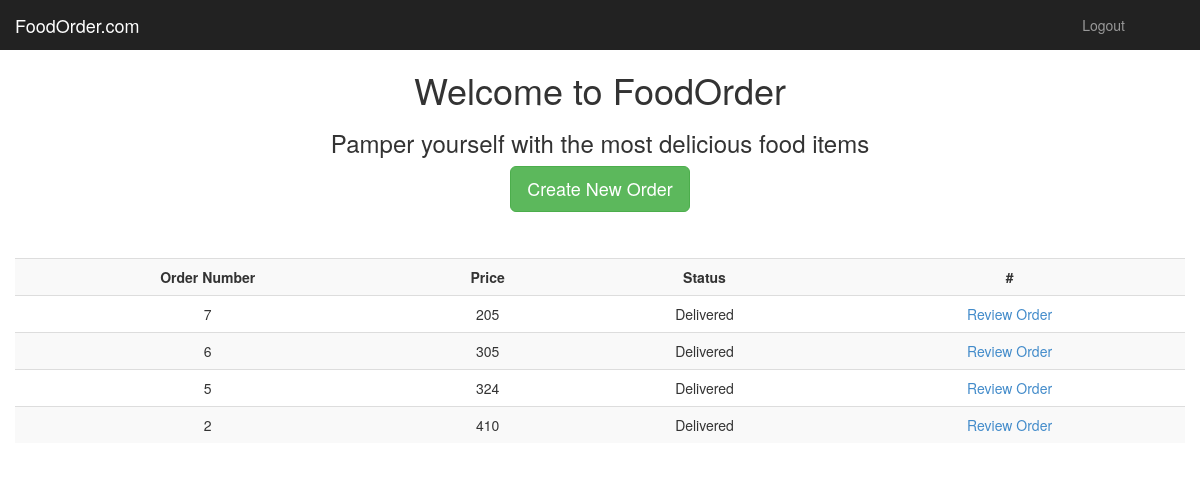
Screenshot of /customer/index.php (signed in) with the database file from the repository.
### tables this page shows
CREATE TABLE IF NOT EXISTS `orders` (
`id` int(11) NOT NULL,
  `user_id` int(11) NOT NULL,
  `discount_id` int(11) DEFAULT NULL,
  `price` int(11) DEFAULT NULL,
  `addressid` int(11) DEFAULT NULL,
  `status` tinyint(4) NOT NULL DEFAULT '0' COMMENT '0=not completed, 1=new, 2=Ready, 3=Transit, 4=Delivered'
);

### customer/index.php (the view, shortened to what this page needs)
<?php
    include "../includes/DbConnection.php";
    $query="SELECT * from orders where user_id={$_SESSION['userid']} order by id DESC";
    $result=mysqli_query($connection,$query);
?>
<!DOCTYPE html>
<html lang="en">
<head>
    <link href="../assets/bootstrap/css/bootstrap.min.css" rel="stylesheet">
    <link href="../assets/css/dashboard.css" rel="stylesheet">
  </head>
  <body>
    <nav class="navbar navbar-inverse navbar-fixed-top">
      <div class="container-fluid">
        <div class="navbar-header">
          <a class="navbar-brand" href="#">FoodOrder.com</a>
        </div>
        <div id="navbar" class="navbar-collapse collapse">
          <ul class="nav navbar-nav navbar-right">
            <li><a href="#"></a></li>
            <li><a href="../logout.php">Logout</a></li>
            <li><a href="#"></a></li>
            <li><a href="#"></a></li>
          </ul>
        </div>
      </div>
    </nav>
    <div class="container">
		<h1><center>Welcome to FoodOrder</center></h1>
		<h3><center>Pamper yourself with the most delicious food items</center></h3>
		<div class="row">
			<center><form action="<?php echo htmlspecialchars($_SERVER["PHP_SELF"]);?>" method="post" ><button type="submit" name="new" class="btn btn-lg btn-success">Create New Order</button></form></center>
		</div>
		<div class="row" style="margin-top:20px;">
			<table class="table table-striped table-hover">
        		<tbody>
                	<tr>
						<th><center>Order Number</center></th>
                        <th><center>Price</center></th>
						<th><center>Status</center></th>
                        <th><center>#</center></th>
                    </tr>
                        	<?php
							while($row=mysqli_fetch_assoc($result)){
								$id= $row['id'];
								$price= (($row['price']==0 or is_null($row['price']))? "Order not completed" : $row['price']);
                                switch($row['status']){
                                    case 4: $status="Delivered";break;
                                }
								echo '<tr>';
                    			echo '<form action="editorder.php" method="get">';
								echo "<td><center>{$id}</center></td>";
								echo "<td><center>{$price}</center></td>";
								echo "<td><center>{$status}</center></td>";
                                if($row['status']==0){
								echo '<td><center>	<button name="update" id="update" class="btn btn-primary" type="submit">Update</button> ';
								echo ' <button name="delete" id="delete" class="btn btn-danger"  type="submit">Delete</button></center> </td>';					                    }else{
                                    echo "<td><center><a href=\"placeorder.php?order={$id}\">Review Order</a></center></td>";
                                }
								echo '</form></tr>';
								}
							?>
                </tbody>
        	</table>
		</div>
    </div>
</body></html>

### assets/css/dashboard.css (style rules this page uses)
body { padding-top: 50px; }
.navbar-fixed-top { border: 0; }

### rows the page displays
orders: id "7", price "205", status "Delivered"
orders: id "6", price "305", status "Delivered"
orders: id "5", price "324", status "Delivered"
orders: id "2", price "410", status "Delivered"
